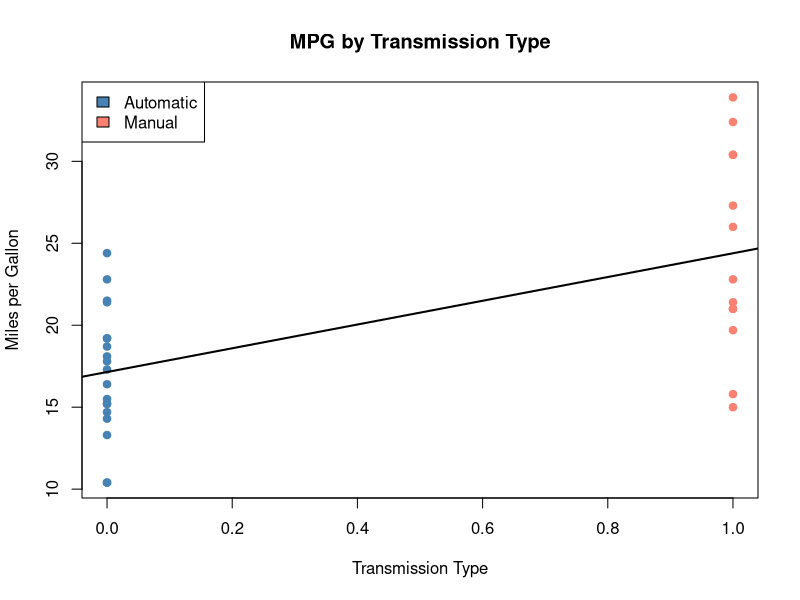
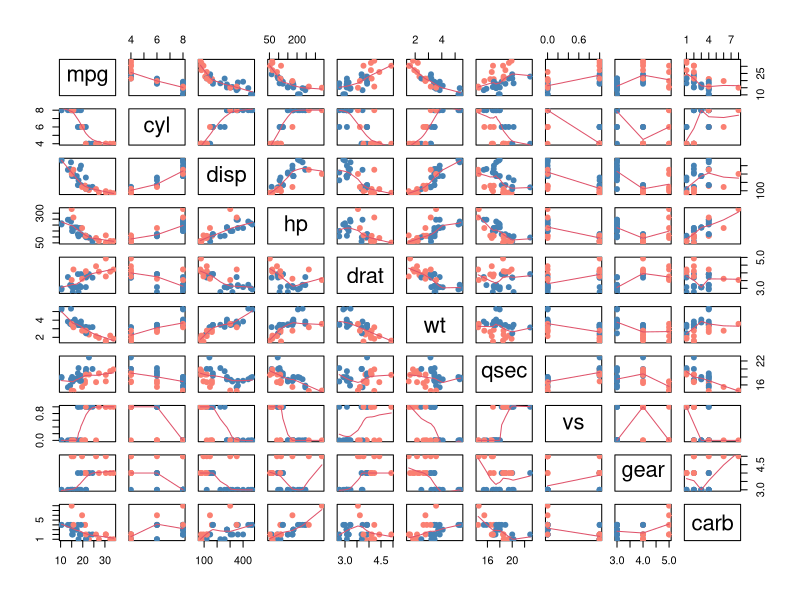
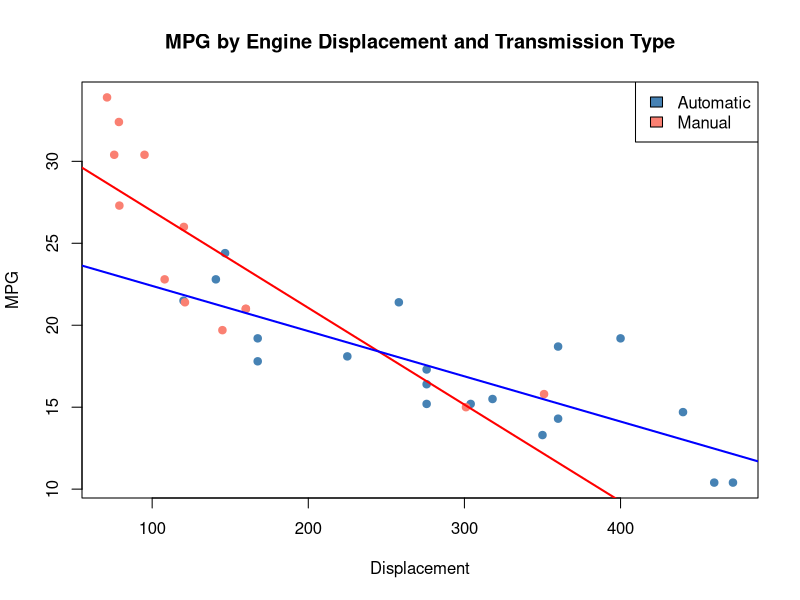
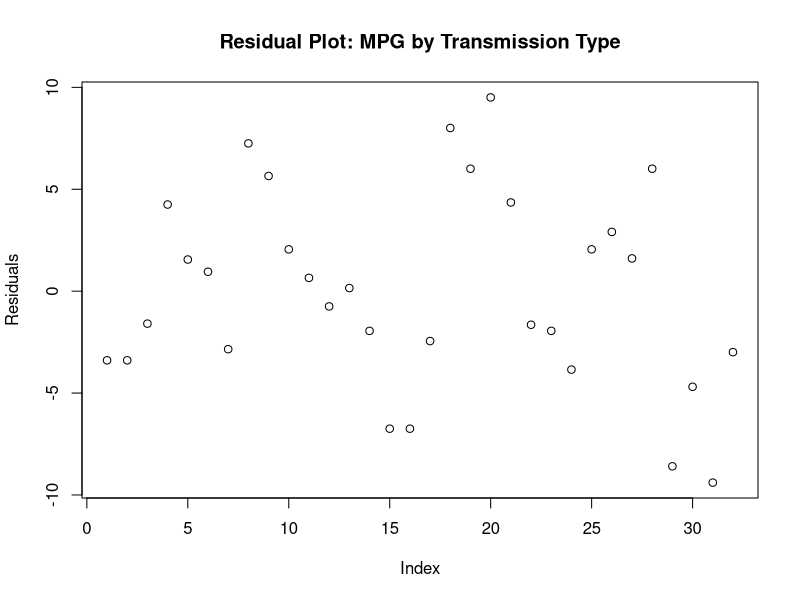
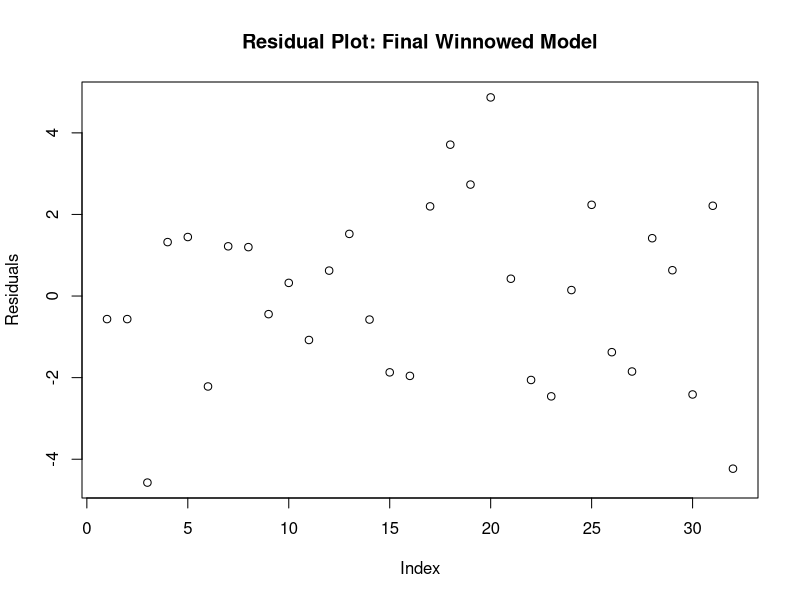
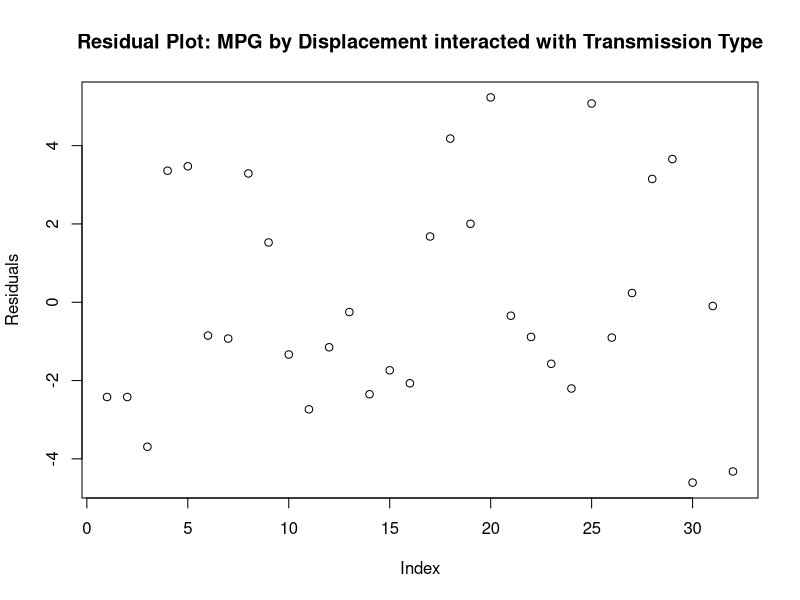

The R source for these figures, in order:
## ---- chunk 1
library(datasets)
data(mtcars)
## ---- chunk 2
lmobvious <- lm(mpg~am, data=mtcars)
summary(lmobvious)$coefficients
## ---- chunk 3
plot(mtcars$am, mtcars$mpg, pch=19, col=ifelse(mtcars$am==1, "salmon", "steelblue"), xlab="Transmission Type", ylab="Miles per Gallon", main="MPG by Transmission Type")
legend("topleft", fill=c("steelblue", "salmon"), legend=c("Automatic", "Manual"))
lmobvious <- lm(mpg~am, data=mtcars)
abline(lmobvious, lwd=2)
## ---- chunk 4
pairs(mtcars[,-9], panel=panel.smooth, col=ifelse(mtcars$am==1, "salmon", "steelblue"), pch=19)
## ---- chunk 5
plot(mtcars$disp, mtcars$mpg, pch=19, col=ifelse(mtcars$am==1, "salmon", "steelblue"), main="MPG by Engine Displacement and Transmission Type", xlab="Displacement", ylab="MPG")
abline(lm(mpg~disp, data=subset(mtcars, mtcars$am==1)), col="red", lwd=2)
abline(lm(mpg~disp, data=subset(mtcars, mtcars$am==0)), col="blue", lwd=2)
legend("topright", fill=c("steelblue", "salmon"), legend=c("Automatic", "Manual"))
## ---- chunk 6
plot(resid(lm(mpg~am, data=mtcars)), main="Residual Plot: MPG by Transmission Type", ylab="Residuals")
## ---- chunk 7
plot(resid(lm(mpg~am*carb + am*disp + am*gear, data=mtcars)), main="Residual Plot: Final Winnowed Model", ylab="Residuals")
## ---- chunk 8
plot(resid(lm(mpg~am*disp, data=mtcars)), main="Residual Plot: MPG by Displacement interacted with Transmission Type", ylab="Residuals")
